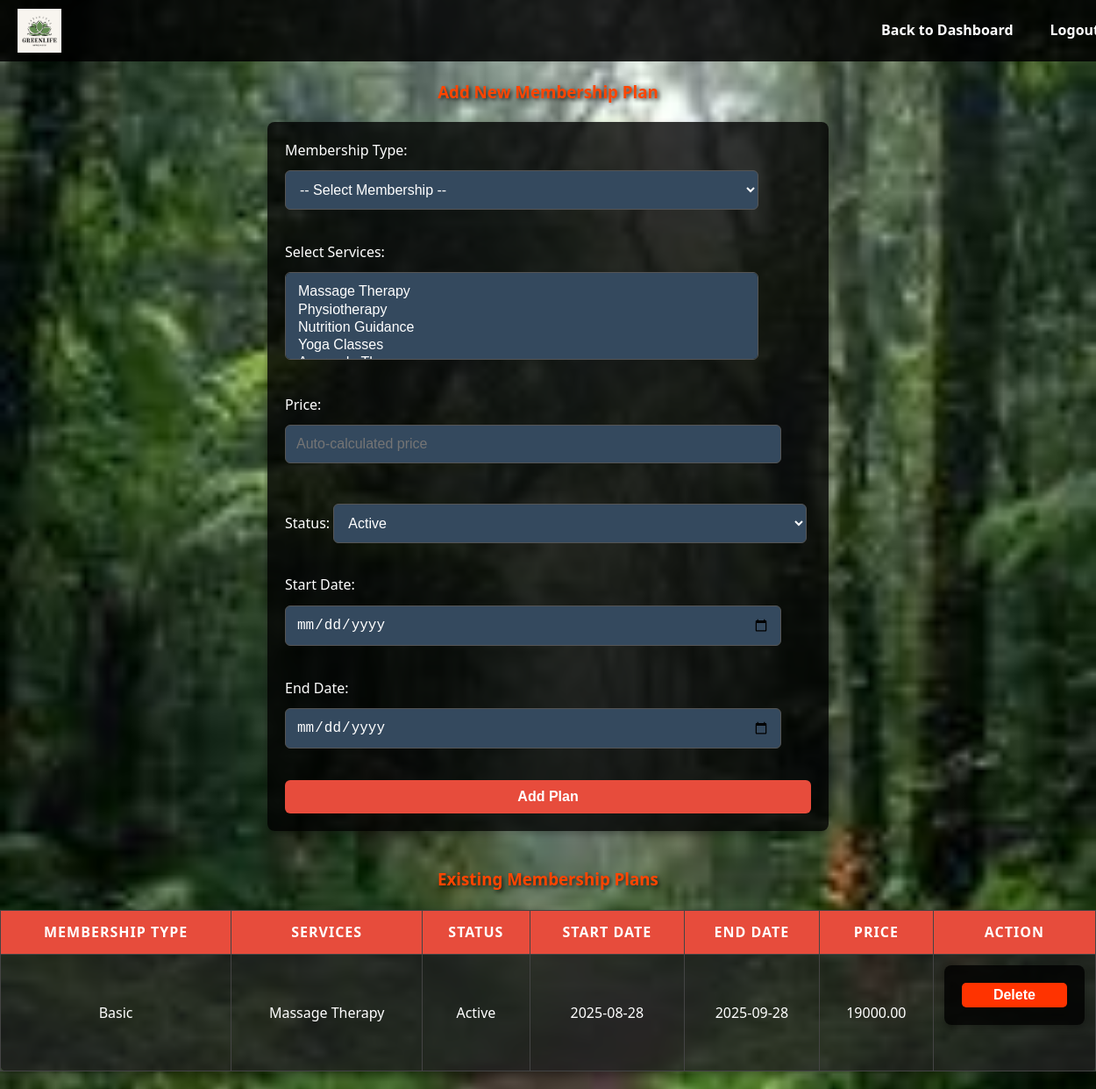
The app's page /Pages/manage_membership_plans.php with its own data.
### tables this page shows
CREATE TABLE IF NOT EXISTS `membership_plans` (
  `id` int NOT NULL AUTO_INCREMENT,
  `membership_type` varchar(50) NOT NULL,
  `price` decimal(10,2) NOT NULL,
  `service` varchar(100) NOT NULL,
  `services` text,
  `benefits` text,
  `created_at` timestamp NULL DEFAULT CURRENT_TIMESTAMP,
  `status` enum('Active','Pending','Expired') DEFAULT 'Active',
  `start_date` date NOT NULL,
  `end_date` date NOT NULL,
  PRIMARY KEY (`id`)
);

### Pages/manage_membership_plans.php (the view, shortened to what this page needs)
<?php
include('dbconnect.php');
$servicePrices = [
    "Massage Therapy"    => 18000,
    "Physiotherapy"      => 21000,
    "Nutrition Guidance" => 15000,
    "Yoga Classes"       => 12000,
    "Ayurveda Therapy"   => 27000
];
$sql = "SELECT * FROM membership_plans ORDER BY id ASC";
$result = mysqli_query($conn, $sql);
$servicesList = array_keys($servicePrices);
?>
<!DOCTYPE html>
<html lang="en">
<head>
</head>
<body>
<div class="navbar">
    <img src="../Images/Logo.png" alt="Logo" height="100">
    <div class="nav-links">
        <a href="admin_dashboard.php">Back to Dashboard</a>
        <a href="home.php">Logout</a>
    </div>
</div>
<h3>Add New Membership Plan</h3>
<form method="POST" action="manage_membership_plans.php">
    <label for="membership_type">Membership Type:</label>
    <select id="membership_type" name="membership_type" required onchange="updatePrice()">
        <option value="">-- Select Membership --</option>
    </select><br><br>
    <label for="services">Select Services:</label>
    <select id="services" name="services[]" multiple onchange="updatePrice()">
        <?php foreach($servicesList as $service): ?>
            <option value="<?= $service ?>"><?= $service ?></option>
        <?php endforeach; ?>
    </select><br><br>
    <label for="price">Price:</label>
    <input type="number" id="price" name="price" required placeholder="Auto-calculated price"><br><br>
    <label for="status">Status:</label>
    <select id="status" name="status" required>
        <option value="Active">Active</option>
    </select><br><br>
    <label for="start_date">Start Date:</label>
    <input type="date" id="start_date" name="start_date" required><br><br>
    <label for="end_date">End Date:</label>
    <input type="date" id="end_date" name="end_date" required><br><br>
    <input type="submit" value="Add Plan">
</form>
<h3>Existing Membership Plans</h3>
<table>
<tr>
    <th>Membership Type</th>
    <th>Services</th>
    <th>Status</th>
    <th>Start Date</th>
    <th>End Date</th>
    <th>Price</th>
    <th>Action</th>
</tr>
<?php
if(mysqli_num_rows($result)>0){
    while($row=mysqli_fetch_assoc($result)){
        echo "<tr>
                <td>".htmlspecialchars($row['membership_type'])."</td>
                <td>".htmlspecialchars($row['services'])."</td>
                <td>".htmlspecialchars($row['status'])."</td>
                <td>".htmlspecialchars($row['start_date'])."</td>
                <td>".htmlspecialchars($row['end_date'])."</td>
                <td>".htmlspecialchars($row['price'])."</td>
                <td>
                    <form method='POST' onsubmit=\"return confirm('Are you sure?');\">
                        <input type='hidden' name='delete_id' value='". $row['id'] ."'>
                        <input type='submit' value='Delete' style='background:#ff3300;color:white;border:none;padding:5px 10px;border-radius:5px;cursor:pointer;'>
                    </form>
                </td>
              </tr>";
    }
} else { echo "<tr><td colspan='7'>No membership plans found</td></tr>"; }
?>
</table>
</body>
</html>

### Pages/manage_membership_plans.php (style rules this page uses)
body { font-family: 'Segoe UI', Tahoma, Geneva, Verdana, sans-serif; background: url("../Images/Back Ground.jpg") no-repeat center center fixed; background-size: cover; color: #fff; margin:0; padding:0; line-height:1.6; }
.navbar { width:100%; background-color:rgba(0,0,0,0.85); display:flex; justify-content:space-between; align-items:center; padding:10px 20px; position:sticky; top:0; z-index:999; }
.navbar img { height:50px; }
.nav-links { display:flex; gap:10px; }
.nav-links a { color:white; text-decoration:none; padding:10px 16px; font-weight:bold; border-radius:8px; transition:0.3s; }
h2,h3 { text-align:center; margin-top:20px; color:#ff4500; text-shadow:2px 2px 4px rgba(0,0,0,0.7); font-weight:bold; }
form { background: rgba(0,0,0,0.8); padding:20px; border-radius:8px; max-width:600px; margin:0 auto 40px auto; box-shadow:0 4px 8px rgba(0,0,0,0.3); }
input[type="text"], input[type="number"], input[type="date"], select { width:90%; padding:12px; margin:10px 0; border:1px solid #555; background:#34495e; color:#fff; border-radius:6px; font-size:16px; }
select[multiple] { height:100px; overflow-y:scroll; }
input[type="submit"] { background:#e74c3c; color:#fff; border:none; padding:10px 18px; border-radius:6px; cursor:pointer; font-weight:bold; font-size:16px; width:100%; transition:0.3s; }
table { width:100%; border-collapse:collapse; margin:20px 0; background:rgba(0,0,0,0.8); box-shadow:0 4px 12px rgba(0,0,0,0.4); border-radius:8px; }
th, td { padding:12px; border:1px solid #444; text-align:center; color:#fff; }
th { background-color:#e74c3c; font-size:16px; letter-spacing:1px; text-transform:uppercase; }
tr:nth-child(even) { background-color: rgba(255,255,255,0.1); }

### records on screen
membership_plans: membership_type "Basic", services "Massage Therapy", status "Active", start_date "2025-08-28", end_date "2025-09-28", price "19000.00"
